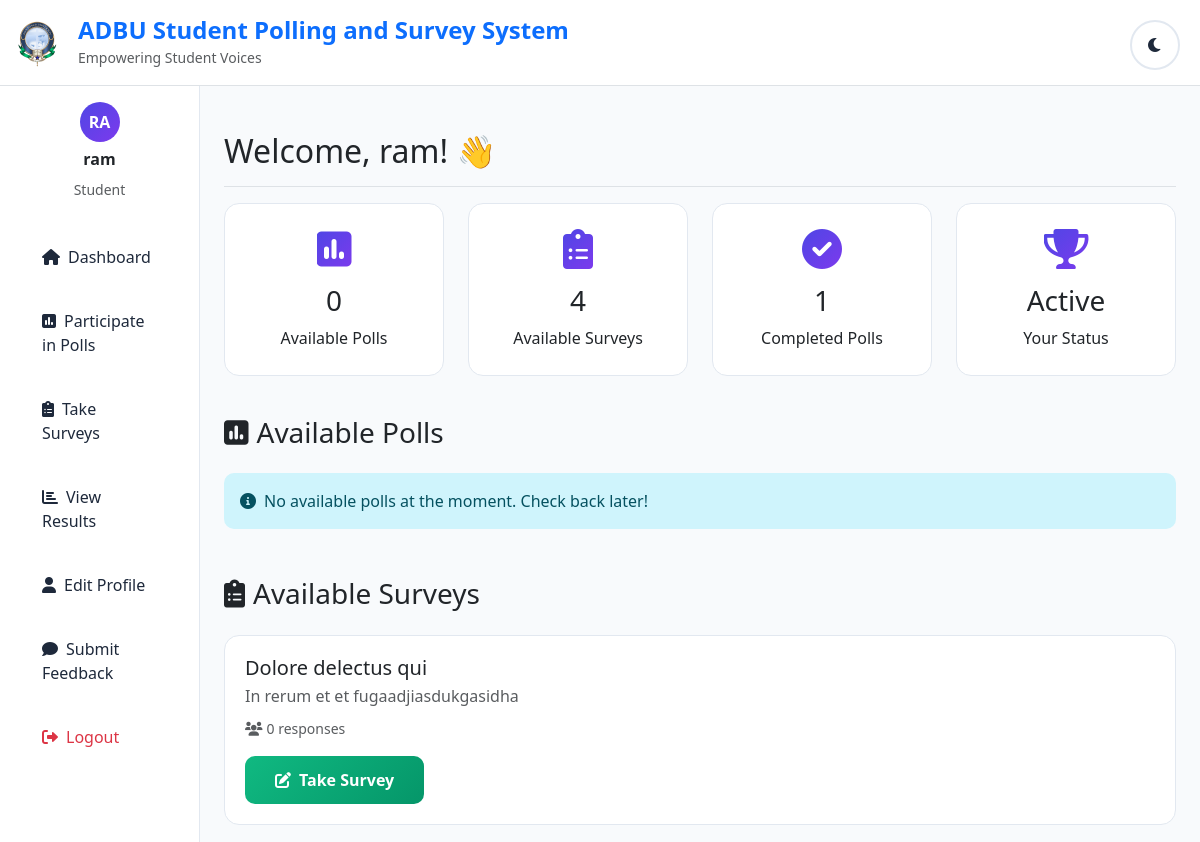
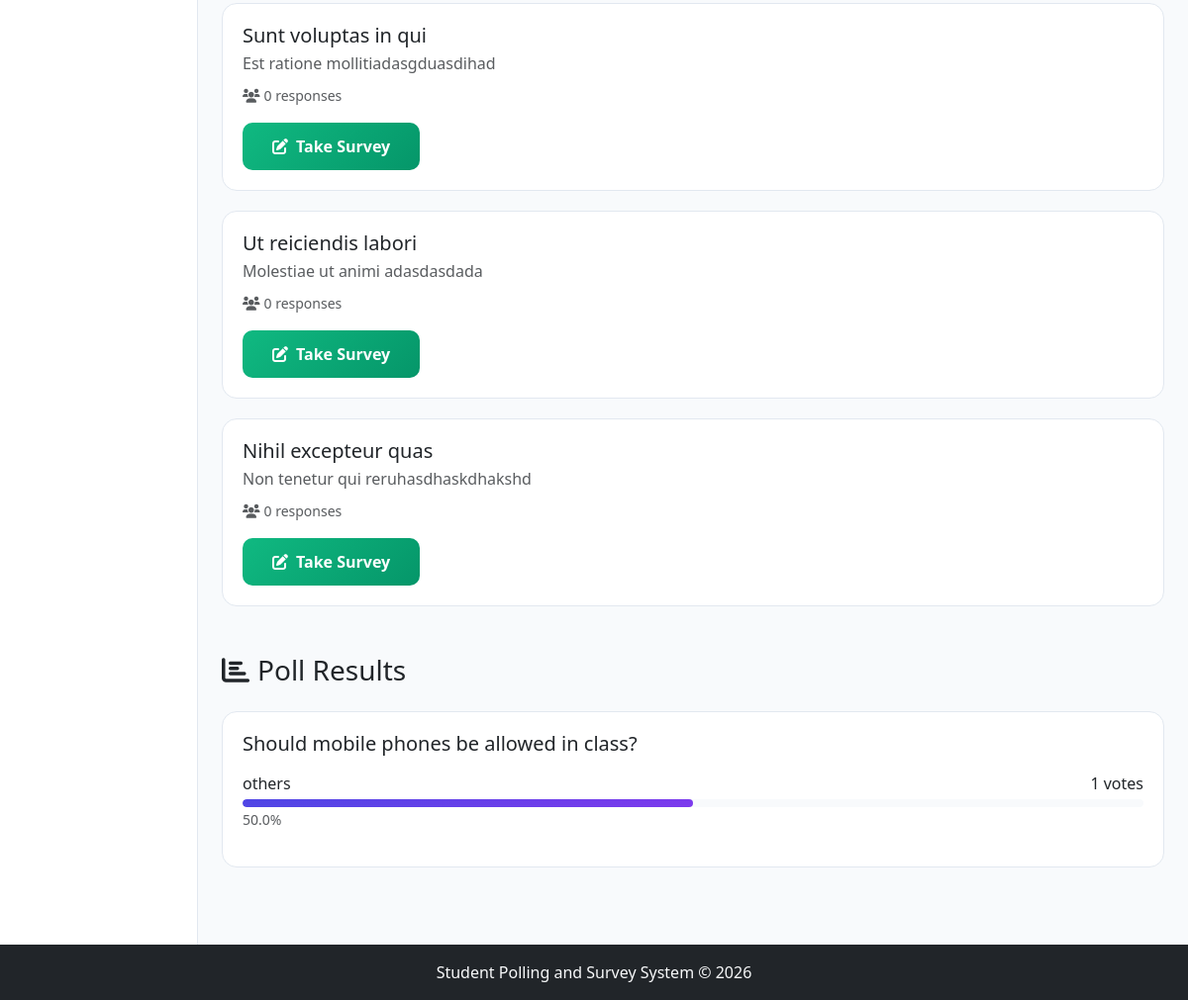
The app's page /student/dashboard.php (signed in) with its own data (2 pictures, top to bottom).
### tables this page shows
CREATE TABLE `surveys` (
  `id` int(11) NOT NULL,
  `title` varchar(255) NOT NULL,
  `description` text DEFAULT NULL,
  `created_by` int(11) DEFAULT NULL,
  `created_at` timestamp NOT NULL DEFAULT current_timestamp()
);

CREATE TABLE `polls` (
  `id` int(11) NOT NULL,
  `title` varchar(255) NOT NULL,
  `category` enum('Academic','Cultural','Sports','Campus') NOT NULL,
  `created_by` int(11) DEFAULT NULL,
  `expiry_date` date DEFAULT NULL,
  `created_at` timestamp NOT NULL DEFAULT current_timestamp()
);

### includes/functions.php (called while the page is built, shortened)
<?php
require_once 'config.php';
function getTotalVotes($poll_id) {
    global $conn;
    $sql = "SELECT COUNT(*) as total FROM votes WHERE poll_id = ?";
    $stmt = $conn->prepare($sql);
    $stmt->bind_param("i", $poll_id);
    $stmt->execute();
    $result = $stmt->get_result()->fetch_assoc();
    return $result['total'];
}
?>

### student/dashboard.php (the view, shortened to what this page needs)
<?php
require_once '../includes/config.php';
require_once '../includes/functions.php';
$user_id = $_SESSION['user_id'];
$user_name = $_SESSION['name'];
$polls_sql = "SELECT p.*, po.option_text
              FROM polls p
              LEFT JOIN poll_options po ON p.id = po.poll_id
              WHERE (p.expiry_date IS NULL OR p.expiry_date >= CURDATE() OR p.expiry_date = '0000-00-00')
              AND p.title != ''
              AND p.id NOT IN (
                  SELECT poll_id FROM votes WHERE user_id = ?
              )
              GROUP BY p.id
              ORDER BY p.created_at DESC";
$polls_stmt = $conn->prepare($polls_sql);
$polls_stmt->bind_param("i", $user_id);
$polls_stmt->execute();
$available_polls = $polls_stmt->get_result();
$surveys_sql = "SELECT s.*, COUNT(sr.id) as response_count
                FROM surveys s
                LEFT JOIN survey_responses sr ON s.id = sr.survey_id
                WHERE s.id NOT IN (
                    SELECT survey_id FROM survey_responses WHERE user_id = ?
                )
                GROUP BY s.id
                ORDER BY s.created_at DESC";
$surveys_stmt = $conn->prepare($surveys_sql);
$surveys_stmt->bind_param("i", $user_id);
$surveys_stmt->execute();
$available_surveys = $surveys_stmt->get_result();
$voted_polls_sql = "SELECT DISTINCT p.*, po.option_text, COUNT(v.id) as votes
                   FROM polls p
                   JOIN votes v ON p.id = v.poll_id
                   JOIN poll_options po ON v.option_id = po.id
                   WHERE v.user_id = ?
                   GROUP BY p.id, po.id
                   ORDER BY v.voted_at DESC";
$voted_polls_stmt = $conn->prepare($voted_polls_sql);
$voted_polls_stmt->bind_param("i", $user_id);
$voted_polls_stmt->execute();
$voted_polls = $voted_polls_stmt->get_result();
?>
<!DOCTYPE html>
<html lang="en">
<head>
    <link href="https://cdn.jsdelivr.net/npm/bootstrap@5.3.0/dist/css/bootstrap.min.css" rel="stylesheet">
    <link href="https://cdnjs.cloudflare.com/ajax/libs/font-awesome/6.0.0/css/all.min.css" rel="stylesheet">
    <link href="../assets/css/style.css" rel="stylesheet">
</head>
<body>
    <?php include '../includes/header.php'; ?>
    <div class="container-fluid">
        <div class="row">
            <nav class="col-md-3 col-lg-2 d-md-block sidebar collapse">
                <div class="position-sticky pt-3">
                    <div class="text-center mb-4">
                        <div class="user-avatar mx-auto mb-2">
                            <?= strtoupper(substr($user_name, 0, 2)) ?>
                        </div>
                        <h6 class="fw-bold"><?= htmlspecialchars($user_name) ?></h6>
                        <small class="text-muted">Student</small>
                    </div>
                    <ul class="nav flex-column">
                        <li class="nav-item">
                            <a class="nav-link active" href="#dashboard">
                                <i class="fas fa-home me-2"></i>Dashboard
                            </a>
                        </li>
                        <li class="nav-item">
                            <a class="nav-link" href="#polls">
                                <i class="fas fa-poll me-2"></i>Participate in Polls
                            </a>
                        </li>
                        <li class="nav-item">
                            <a class="nav-link" href="#surveys">
                                <i class="fas fa-clipboard-list me-2"></i>Take Surveys
                            </a>
                        </li>
                        <li class="nav-item">
                            <a class="nav-link" href="#results">
                                <i class="fas fa-chart-bar me-2"></i>View Results
                            </a>
                        </li>
                        <li class="nav-item">
                            <a class="nav-link" href="profile.php">
                                <i class="fas fa-user me-2"></i>Edit Profile
                            </a>
                        </li>
                        <li class="nav-item">
                            <a class="nav-link" href="feedback.php">
                                <i class="fas fa-comment me-2"></i>Submit Feedback
                            </a>
                        </li>
                        <li class="nav-item">
                            <a class="nav-link text-danger" href="../logout.php">
                                <i class="fas fa-sign-out-alt me-2"></i>Logout
                            </a>
                        </li>
                    </ul>
                </div>
            </nav>
            <main class="col-md-9 ms-sm-auto col-lg-10 px-md-4 main-content">
                <div class="d-flex justify-content-between flex-wrap flex-md-nowrap align-items-center pt-3 pb-2 mb-3 border-bottom">
                    <h1 class="h2">Welcome, <?= htmlspecialchars($user_name) ?>! 👋</h1>
                </div>
                <section id="dashboard" class="fade-in">
                    <div class="row mb-4">
                        <div class="col-md-3 mb-3">
                            <div class="stats-card">
                                <i class="fas fa-poll"></i>
                                <h3><?= $available_polls->num_rows ?></h3>
                                <p class="mb-0">Available Polls</p>
                            </div>
                        </div>
                        <div class="col-md-3 mb-3">
                            <div class="stats-card">
                                <i class="fas fa-clipboard-list"></i>
                                <h3><?= $available_surveys->num_rows ?></h3>
                                <p class="mb-0">Available Surveys</p>
                            </div>
                        </div>
                        <div class="col-md-3 mb-3">
                            <div class="stats-card">
                                <i class="fas fa-check-circle"></i>
                                <h3><?= $voted_polls->num_rows ?></h3>
                                <p class="mb-0">Completed Polls</p>
                            </div>
                        </div>
                        <div class="col-md-3 mb-3">
                            <div class="stats-card">
                                <i class="fas fa-trophy"></i>
                                <h3>Active</h3>
                                <p class="mb-0">Your Status</p>
                            </div>
                        </div>
                    </div>
                </section>
                <section id="polls" class="mb-5 fade-in">
                    <h3 class="mb-4"><i class="fas fa-poll me-2"></i>Available Polls</h3>
                    <?php if ($available_polls->num_rows > 0): ?>
                        <?php while ($poll = $available_polls->fetch_assoc()): ?>
                            <?php if (!empty($poll['title'])):  ?>
                            <div class="poll-card">
                                <div class="d-flex justify-content-between align-items-start mb-3">
                                    <div>
                                        <h5 class="mb-1"><?= htmlspecialchars($poll['title']) ?></h5>
                                        <span class="badge bg-primary"><?= htmlspecialchars($poll['category']) ?></span>
                                        <?php if ($poll['expiry_date'] && $poll['expiry_date'] != '0000-00-00'): ?>
                                            <small class="text-muted ms-2">Expires: <?= formatDate($poll['expiry_date']) ?></small>
                                        <?php endif; ?>
                                    </div>
                                </div>
                                <form method="POST" action="vote_poll.php" class="vote-form">
                                    <input type="hidden" name="poll_id" value="<?= $poll['id'] ?>">
                                    <div class="poll-options">
                                        <?php
                                        $options_sql = "SELECT * FROM poll_options WHERE poll_id = ?";
                                        $options_stmt = $conn->prepare($options_sql);
                                        $options_stmt->bind_param("i", $poll['id']);
                                        $options_stmt->execute();
                                        $options = $options_stmt->get_result();
                                        while ($option = $options->fetch_assoc()):
                                        ?>
                                            <div class="poll-option" onclick="selectPollOption(<?= $option['id'] ?>)">
                                                <div class="form-check">
                                                    <input class="form-check-input" type="radio" name="option_id"
                                                           value="<?= $option['id'] ?>" id="option-<?= $option['id'] ?>">
                                                    <label class="form-check-label w-100" for="option-<?= $option['id'] ?>">
                                                        <?= htmlspecialchars($option['option_text']) ?>
                                                    </label>
                                                </div>
                                            </div>
                                        <?php endwhile; ?>
                                    </div>
                                    <button type="submit" class="btn btn-primary mt-3">
                                        <i class="fas fa-vote-yea me-2"></i>Vote
                                    </button>
                                </form>
                            </div>
                            <?php endif; ?>
                        <?php endwhile; ?>
                    <?php else: ?>
                        <div class="alert alert-info">
                            <i class="fas fa-info-circle me-2"></i>No available polls at the moment. Check back later!
                        </div>
                    <?php endif; ?>
                </section>
                <section id="surveys" class="mb-5 fade-in">
                    <h3 class="mb-4"><i class="fas fa-clipboard-list me-2"></i>Available Surveys</h3>
                    <?php if ($available_surveys->num_rows > 0): ?>
                        <?php while ($survey = $available_surveys->fetch_assoc()): ?>
                            <div class="poll-card">
                                <div class="d-flex justify-content-between align-items-start mb-3">
                                    <div>
                                        <h5 class="mb-1"><?= htmlspecialchars($survey['title']) ?></h5>
                                        <p class="text-muted mb-2"><?= htmlspecialchars($survey['description']) ?></p>
                                        <small class="text-muted">
                                            <i class="fas fa-users me-1"></i><?= $survey['response_count'] ?> responses
                                        </small>
                                    </div>
                                </div>
                                <a href="take_survey.php?id=<?= $survey['id'] ?>" class="btn btn-success">
                                    <i class="fas fa-edit me-2"></i>Take Survey
                                </a>
                            </div>
                        <?php endwhile; ?>
                    <?php else: ?>
                        <div class="alert alert-info">
                            <i class="fas fa-info-circle me-2"></i>No available surveys at the moment. Check back later!
                        </div>
                    <?php endif; ?>
                </section>
                <section id="results" class="mb-5 fade-in">
                    <h3 class="mb-4"><i class="fas fa-chart-bar me-2"></i>Poll Results</h3>
                    <?php if ($voted_polls->num_rows > 0): ?>
                        <?php
                        $current_poll_id = null;
                        while ($poll = $voted_polls->fetch_assoc()):
                            if ($current_poll_id != $poll['id']):
                                $current_poll_id = $poll['id'];
                        ?>
                            <div class="poll-card mb-3">
                                <h5 class="mb-3"><?= htmlspecialchars($poll['title']) ?></h5>
                                <div class="poll-results">
                        <?php endif; ?>
                                    <div class="mb-3">
                                        <div class="d-flex justify-content-between mb-1">
                                            <span><?= htmlspecialchars($poll['option_text']) ?></span>
                                            <span><?= $poll['votes'] ?> votes</span>
                                        </div>
                                        <?php
                                        $total_votes = getTotalVotes($poll['id']);
                                        $percentage = $total_votes > 0 ? ($poll['votes'] / $total_votes) * 100 : 0;
                                        ?>
                                        <div class="progress">
                                            <div class="progress-bar" style="width: <?= number_format($percentage, 1) ?>%"></div>
                                        </div>
                                        <small class="text-muted"><?= number_format($percentage, 1) ?>%</small>
                                    </div>
                        <?php
                        endwhile;
                        if ($current_poll_id !== null) echo '</div></div>';
                        ?>
                    <?php else: ?>
                        <div class="alert alert-info">
                            <i class="fas fa-info-circle me-2"></i>You haven't participated in any polls yet. Start voting to see results here!
                        </div>
                    <?php endif; ?>
                </section>
            </main>
        </div>
    </div>
    <?php include '../includes/footer.php'; ?>
</body>
</html>

### records on screen
surveys: title "Dolore delectus qui", description "In rerum et et fugaadjiasdukgasidha", response_count "0"
surveys: title "Sunt voluptas in qui", description "Est ratione mollitiadasgduasdihad", response_count "0"
surveys: title "Ut reiciendis labori", description "Molestiae ut animi adasdasdada", response_count "0"
surveys: title "Nihil excepteur quas", description "Non tenetur qui reruhasdhaskdhakshd", response_count "0"
polls: title "Should mobile phones be allowed in class?", option_text "others", votes "1", percentage "50.0"

### other values on screen
substr($user_name, 0, 2) "RA"
$user_name "ram"
$available_polls->num_rows "0"
$available_surveys->num_rows "4"
$voted_polls->num_rows "1"
